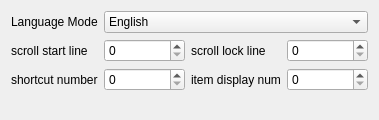
<?xml version="1.0" encoding="UTF-8"?>
<ui version="4.0">
 <class>Form</class>
 <widget class="QWidget" name="Form">
  <property name="geometry">
   <rect>
    <x>0</x>
    <y>0</y>
    <width>379</width>
    <height>120</height>
   </rect>
  </property>
  <property name="windowTitle">
   <string>Form</string>
  </property>
  <layout class="QGridLayout" name="gridLayout">
   <item row="2" column="3">
    <widget class="QSpinBox" name="Scroll_Lock_SP"/>
   </item>
   <item row="2" column="2">
    <widget class="QLabel" name="label_2">
     <property name="text">
      <string>scroll lock line</string>
     </property>
    </widget>
   </item>
   <item row="0" column="0">
    <widget class="QLabel" name="label_5">
     <property name="text">
      <string>Language Mode</string>
     </property>
    </widget>
   </item>
   <item row="5" column="0">
    <spacer name="verticalSpacer">
     <property name="orientation">
      <enum>Qt::Vertical</enum>
     </property>
     <property name="sizeHint" stdset="0">
      <size>
       <width>20</width>
       <height>40</height>
      </size>
     </property>
    </spacer>
   </item>
   <item row="3" column="2">
    <widget class="QLabel" name="label_4">
     <property name="text">
      <string>item display num</string>
     </property>
    </widget>
   </item>
   <item row="3" column="3">
    <widget class="QSpinBox" name="Display_SP">
     <property name="maximum">
      <number>9</number>
     </property>
    </widget>
   </item>
   <item row="2" column="1">
    <widget class="QSpinBox" name="Scroll_Start_SP"/>
   </item>
   <item row="2" column="0">
    <widget class="QLabel" name="label">
     <property name="sizePolicy">
      <sizepolicy hsizetype="Preferred" vsizetype="Preferred">
       <horstretch>0</horstretch>
       <verstretch>0</verstretch>
      </sizepolicy>
     </property>
     <property name="text">
      <string>scroll start line</string>
     </property>
    </widget>
   </item>
   <item row="3" column="0">
    <widget class="QLabel" name="label_3">
     <property name="text">
      <string>shortcut number</string>
     </property>
    </widget>
   </item>
   <item row="3" column="1">
    <widget class="QSpinBox" name="Shortcut_SP">
     <property name="maximum">
      <number>9</number>
     </property>
    </widget>
   </item>
   <item row="0" column="1" colspan="3">
    <widget class="QComboBox" name="comboBox">
     <item>
      <property name="text">
       <string>English</string>
      </property>
     </item>
     <item>
      <property name="text">
       <string>中文</string>
      </property>
     </item>
    </widget>
   </item>
  </layout>
 </widget>
 <resources/>
 <connections/>
</ui>
